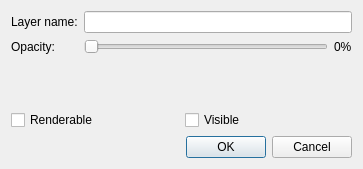
<?xml version="1.0" encoding="UTF-8"?>
<ui version="4.0">
 <class>LayerSettingsDialog</class>
 <widget class="QDialog" name="LayerSettingsDialog">
  <property name="geometry">
   <rect>
    <x>0</x>
    <y>0</y>
    <width>363</width>
    <height>169</height>
   </rect>
  </property>
  <property name="windowTitle">
   <string>Layer Settings</string>
  </property>
  <layout class="QVBoxLayout" name="verticalLayout">
   <item>
    <layout class="QFormLayout" name="formLayout">
     <item row="0" column="0">
      <widget class="QLabel" name="label">
       <property name="text">
        <string>Layer name:</string>
       </property>
      </widget>
     </item>
     <item row="0" column="1">
      <widget class="QLineEdit" name="ledtLayerName"/>
     </item>
     <item row="1" column="0">
      <widget class="QLabel" name="label_2">
       <property name="text">
        <string>Opacity:</string>
       </property>
      </widget>
     </item>
     <item row="1" column="1">
      <layout class="QHBoxLayout" name="horizontalLayout_2">
       <item>
        <widget class="QSlider" name="sliLayerOpacity">
         <property name="maximum">
          <number>100</number>
         </property>
         <property name="orientation">
          <enum>Qt::Horizontal</enum>
         </property>
        </widget>
       </item>
       <item>
        <widget class="QLabel" name="lblOpacityPerc">
         <property name="text">
          <string>0%</string>
         </property>
        </widget>
       </item>
      </layout>
     </item>
    </layout>
   </item>
   <item>
    <layout class="QHBoxLayout" name="horizontalLayout">
     <item>
      <widget class="QCheckBox" name="chkRenderable">
       <property name="text">
        <string>Renderable</string>
       </property>
      </widget>
     </item>
     <item>
      <widget class="QCheckBox" name="chkVisible">
       <property name="text">
        <string>Visible</string>
       </property>
      </widget>
     </item>
    </layout>
   </item>
   <item>
    <widget class="QDialogButtonBox" name="buttonBox">
     <property name="orientation">
      <enum>Qt::Horizontal</enum>
     </property>
     <property name="standardButtons">
      <set>QDialogButtonBox::Cancel|QDialogButtonBox::Ok</set>
     </property>
    </widget>
   </item>
  </layout>
 </widget>
 <resources/>
 <connections>
  <connection>
   <sender>buttonBox</sender>
   <signal>accepted()</signal>
   <receiver>LayerSettingsDialog</receiver>
   <slot>accept()</slot>
   <hints>
    <hint type="sourcelabel">
     <x>248</x>
     <y>254</y>
    </hint>
    <hint type="destinationlabel">
     <x>157</x>
     <y>274</y>
    </hint>
   </hints>
  </connection>
  <connection>
   <sender>buttonBox</sender>
   <signal>rejected()</signal>
   <receiver>LayerSettingsDialog</receiver>
   <slot>reject()</slot>
   <hints>
    <hint type="sourcelabel">
     <x>316</x>
     <y>260</y>
    </hint>
    <hint type="destinationlabel">
     <x>286</x>
     <y>274</y>
    </hint>
   </hints>
  </connection>
 </connections>
</ui>
